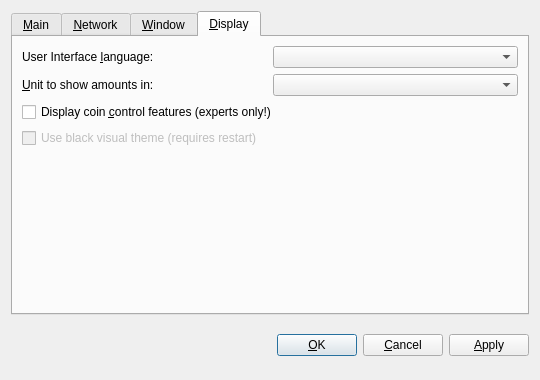
<?xml version="1.0" encoding="UTF-8"?>
<ui version="4.0">
 <class>OptionsDialog</class>
 <widget class="QDialog" name="OptionsDialog">
  <property name="geometry">
   <rect>
    <x>0</x>
    <y>0</y>
    <width>540</width>
    <height>380</height>
   </rect>
  </property>
  <property name="windowTitle">
   <string>Options</string>
  </property>
  <property name="modal">
   <bool>true</bool>
  </property>
  <layout class="QVBoxLayout" name="verticalLayout">
   <item>
    <widget class="QTabWidget" name="tabWidget">
     <property name="tabPosition">
      <enum>QTabWidget::North</enum>
     </property>
     <property name="currentIndex">
      <number>3</number>
     </property>
     <widget class="QWidget" name="tabMain">
      <attribute name="title">
       <string>&amp;Main</string>
      </attribute>
      <layout class="QGridLayout" name="gridLayout">
       <item row="0" column="0" colspan="2">
        <widget class="QLabel" name="transactionFeeInfoLabel">
         <property name="text">
          <string>Optional transaction fee per kB that helps make sure your transactions are processed quickly. Most transactions are 1 kB. Fee 0.01 recommended.</string>
         </property>
         <property name="textFormat">
          <enum>Qt::PlainText</enum>
         </property>
         <property name="wordWrap">
          <bool>true</bool>
         </property>
        </widget>
       </item>
       <item row="1" column="0">
        <layout class="QHBoxLayout" name="horizontalLayoutFee">
         <item>
          <widget class="QLabel" name="transactionFeeLabel">
           <property name="text">
            <string>Pay transaction &amp;fee</string>
           </property>
           <property name="textFormat">
            <enum>Qt::PlainText</enum>
           </property>
           <property name="buddy">
            <cstring>transactionFee</cstring>
           </property>
          </widget>
         </item>
         <item>
          <widget class="BitcoinAmountField" name="transactionFee"/>
         </item>
         <item>
          <spacer name="horizontalSpacerFee">
           <property name="orientation">
            <enum>Qt::Horizontal</enum>
           </property>
           <property name="sizeHint" stdset="0">
            <size>
             <width>40</width>
             <height>20</height>
            </size>
           </property>
          </spacer>
         </item>
        </layout>
       </item>
       <item row="2" column="0" colspan="2">
        <widget class="QLabel" name="reserveBalanceInfoLabel">
         <property name="text">
          <string>Reserved amount does not participate in staking and is therefore spendable at any time.</string>
         </property>
         <property name="textFormat">
          <enum>Qt::PlainText</enum>
         </property>
         <property name="wordWrap">
          <bool>true</bool>
         </property>
        </widget>
       </item>
       <item row="3" column="0">
        <layout class="QHBoxLayout" name="horizontalLayoutReserveBalance">
         <item>
          <widget class="QLabel" name="reserveBalanceLabel">
           <property name="text">
            <string>Reserve</string>
           </property>
           <property name="textFormat">
            <enum>Qt::PlainText</enum>
           </property>
           <property name="buddy">
            <cstring>reserveBalance</cstring>
           </property>
          </widget>
         </item>
         <item>
          <widget class="BitcoinAmountField" name="reserveBalance"/>
         </item>
         <item>
          <spacer name="horizontalSpacerReserveBalance">
           <property name="orientation">
            <enum>Qt::Horizontal</enum>
           </property>
           <property name="sizeHint" stdset="0">
            <size>
             <width>40</width>
             <height>20</height>
            </size>
           </property>
          </spacer>
         </item>
        </layout>
       </item>
       <item row="4" column="0">
        <widget class="QCheckBox" name="bitcoinAtStartup">
         <property name="toolTip">
          <string>Automatically start Society after logging in to the system.</string>
         </property>
         <property name="text">
          <string>&amp;Start Bank Society on system login</string>
         </property>
        </widget>
       </item>
       <item row="5" column="0">
        <spacer name="verticalSpacer_Main">
         <property name="orientation">
          <enum>Qt::Vertical</enum>
         </property>
         <property name="sizeHint" stdset="0">
          <size>
           <width>20</width>
           <height>40</height>
          </size>
         </property>
        </spacer>
       </item>
       <item row="6" column="0">
        <widget class="QLabel" name="label">
         <property name="toolTip">
          <string>&lt;html&gt;&lt;head/&gt;&lt;body&gt;&lt;p&gt;This setting determines the amount of individual masternodes that an input will be anonymized through. More rounds of anonymization gives a higher degree of privacy, but also costs more in fees.&lt;/p&gt;&lt;/body&gt;&lt;/html&gt;</string>
         </property>
         <property name="text">
          <string>Darksend rounds to use</string>
         </property>
        </widget>
       </item>
       <item row="6" column="1">
        <widget class="QSpinBox" name="darksendRounds">
         <property name="minimum">
          <number>2</number>
         </property>
         <property name="maximum">
          <number>16</number>
         </property>
         <property name="value">
          <number>3</number>
         </property>
        </widget>
       </item>
       <item row="7" column="0">
        <widget class="QLabel" name="label_2">
         <property name="toolTip">
          <string>This amount acts as a threshold to turn off Darksend once it's reached.</string>
         </property>
         <property name="statusTip">
          <string notr="true"/>
         </property>
         <property name="whatsThis">
          <string notr="true"/>
         </property>
         <property name="accessibleName">
          <string notr="true"/>
         </property>
         <property name="accessibleDescription">
          <string notr="true"/>
         </property>
         <property name="text">
          <string>Amount of Society Coin to keep anonymized</string>
         </property>
        </widget>
       </item>
       <item row="7" column="1">
        <widget class="QSpinBox" name="anonymizeSociety">
         <property name="minimum">
          <number>2</number>
         </property>
         <property name="maximum">
          <number>10000</number>
         </property>
         <property name="singleStep">
          <number>10</number>
         </property>
         <property name="value">
          <number>1000</number>
         </property>
        </widget>
       </item>
      </layout>
     </widget>
     <widget class="QWidget" name="tabNetwork">
      <attribute name="title">
       <string>&amp;Network</string>
      </attribute>
      <layout class="QVBoxLayout" name="verticalLayout_Network">
       <item>
        <widget class="QCheckBox" name="mapPortUpnp">
         <property name="toolTip">
          <string>Automatically open the Society client port on the router. This only works when your router supports UPnP and it is enabled.</string>
         </property>
         <property name="text">
          <string>Map port using &amp;UPnP</string>
         </property>
        </widget>
       </item>
       <item>
        <widget class="QCheckBox" name="connectSocks">
         <property name="toolTip">
          <string>Connect to the Society network through a SOCKS5 proxy (e.g. when connecting through Tor).</string>
         </property>
         <property name="text">
          <string>&amp;Connect through SOCKS5 proxy:</string>
         </property>
        </widget>
       </item>
       <item>
        <layout class="QHBoxLayout" name="horizontalLayout_Network">
         <item>
          <widget class="QLabel" name="proxyIpLabel">
           <property name="text">
            <string>Proxy &amp;IP:</string>
           </property>
           <property name="textFormat">
            <enum>Qt::PlainText</enum>
           </property>
           <property name="buddy">
            <cstring>proxyIp</cstring>
           </property>
          </widget>
         </item>
         <item>
          <widget class="QValidatedLineEdit" name="proxyIp">
           <property name="maximumSize">
            <size>
             <width>140</width>
             <height>16777215</height>
            </size>
           </property>
           <property name="toolTip">
            <string>IP address of the proxy (e.g. 127.0.0.1)</string>
           </property>
          </widget>
         </item>
         <item>
          <widget class="QLabel" name="proxyPortLabel">
           <property name="text">
            <string>&amp;Port:</string>
           </property>
           <property name="textFormat">
            <enum>Qt::PlainText</enum>
           </property>
           <property name="buddy">
            <cstring>proxyPort</cstring>
           </property>
          </widget>
         </item>
         <item>
          <widget class="QLineEdit" name="proxyPort">
           <property name="maximumSize">
            <size>
             <width>55</width>
             <height>16777215</height>
            </size>
           </property>
           <property name="toolTip">
            <string>Port of the proxy (e.g. 9050)</string>
           </property>
          </widget>
         </item>
         <item>
          <spacer name="horizontalSpacer_Network">
           <property name="orientation">
            <enum>Qt::Horizontal</enum>
           </property>
           <property name="sizeHint" stdset="0">
            <size>
             <width>40</width>
             <height>20</height>
            </size>
           </property>
          </spacer>
         </item>
        </layout>
       </item>
       <item>
        <spacer name="verticalSpacer_Network">
         <property name="orientation">
          <enum>Qt::Vertical</enum>
         </property>
         <property name="sizeHint" stdset="0">
          <size>
           <width>20</width>
           <height>40</height>
          </size>
         </property>
        </spacer>
       </item>
      </layout>
     </widget>
     <widget class="QWidget" name="tabWindow">
      <attribute name="title">
       <string>&amp;Window</string>
      </attribute>
      <layout class="QVBoxLayout" name="verticalLayout_Window">
       <item>
        <widget class="QCheckBox" name="minimizeToTray">
         <property name="toolTip">
          <string>Show only a tray icon after minimizing the window.</string>
         </property>
         <property name="text">
          <string>&amp;Minimize to the tray instead of the taskbar</string>
         </property>
        </widget>
       </item>
       <item>
        <widget class="QCheckBox" name="minimizeOnClose">
         <property name="toolTip">
          <string>Minimize instead of exit the application when the window is closed. When this option is enabled, the application will be closed only after selecting Quit in the menu.</string>
         </property>
         <property name="text">
          <string>M&amp;inimize on close</string>
         </property>
        </widget>
       </item>
       <item>
        <spacer name="verticalSpacer_Window">
         <property name="orientation">
          <enum>Qt::Vertical</enum>
         </property>
         <property name="sizeHint" stdset="0">
          <size>
           <width>20</width>
           <height>40</height>
          </size>
         </property>
        </spacer>
       </item>
      </layout>
     </widget>
     <widget class="QWidget" name="tabDisplay">
      <attribute name="title">
       <string>&amp;Display</string>
      </attribute>
      <layout class="QVBoxLayout" name="verticalLayout_Display">
       <item>
        <layout class="QHBoxLayout" name="horizontalLayout_1_Display">
         <item>
          <widget class="QLabel" name="langLabel">
           <property name="text">
            <string>User Interface &amp;language:</string>
           </property>
           <property name="textFormat">
            <enum>Qt::PlainText</enum>
           </property>
           <property name="buddy">
            <cstring>lang</cstring>
           </property>
          </widget>
         </item>
         <item>
          <widget class="QValueComboBox" name="lang">
           <property name="toolTip">
            <string>The user interface language can be set here. This setting will take effect after restarting Society.</string>
           </property>
          </widget>
         </item>
        </layout>
       </item>
       <item>
        <layout class="QHBoxLayout" name="horizontalLayout_2_Display">
         <item>
          <widget class="QLabel" name="unitLabel">
           <property name="text">
            <string>&amp;Unit to show amounts in:</string>
           </property>
           <property name="textFormat">
            <enum>Qt::PlainText</enum>
           </property>
           <property name="buddy">
            <cstring>unit</cstring>
           </property>
          </widget>
         </item>
         <item>
          <widget class="QValueComboBox" name="unit">
           <property name="toolTip">
            <string>Choose the default subdivision unit to show in the interface and when sending coins.</string>
           </property>
          </widget>
         </item>
        </layout>
       </item>
       <item>
        <widget class="QCheckBox" name="coinControlFeatures">
         <property name="toolTip">
          <string>Whether to show coin control features or not.</string>
         </property>
         <property name="text">
          <string>Display coin &amp;control features (experts only!)</string>
         </property>
        </widget>
       </item>
       <item>
        <widget class="QCheckBox" name="useBlackTheme">
         <property name="enabled">
          <bool>false</bool>
         </property>
         <property name="text">
          <string>Use black visual theme (requires restart)</string>
         </property>
        </widget>
       </item>
       <item>
        <spacer name="verticalSpacer_Display">
         <property name="orientation">
          <enum>Qt::Vertical</enum>
         </property>
         <property name="sizeHint" stdset="0">
          <size>
           <width>20</width>
           <height>40</height>
          </size>
         </property>
        </spacer>
       </item>
      </layout>
     </widget>
    </widget>
   </item>
   <item>
    <layout class="QHBoxLayout" name="horizontalLayout_Buttons">
     <item>
      <spacer name="horizontalSpacer_1">
       <property name="orientation">
        <enum>Qt::Horizontal</enum>
       </property>
       <property name="sizeHint" stdset="0">
        <size>
         <width>40</width>
         <height>48</height>
        </size>
       </property>
      </spacer>
     </item>
     <item>
      <widget class="QLabel" name="statusLabel">
       <property name="font">
        <font>
         <weight>75</weight>
         <bold>true</bold>
        </font>
       </property>
       <property name="text">
        <string/>
       </property>
       <property name="textFormat">
        <enum>Qt::PlainText</enum>
       </property>
       <property name="wordWrap">
        <bool>true</bool>
       </property>
      </widget>
     </item>
     <item>
      <spacer name="horizontalSpacer_2">
       <property name="orientation">
        <enum>Qt::Horizontal</enum>
       </property>
       <property name="sizeHint" stdset="0">
        <size>
         <width>40</width>
         <height>48</height>
        </size>
       </property>
      </spacer>
     </item>
     <item>
      <widget class="QPushButton" name="okButton">
       <property name="text">
        <string>&amp;OK</string>
       </property>
      </widget>
     </item>
     <item>
      <widget class="QPushButton" name="cancelButton">
       <property name="text">
        <string>&amp;Cancel</string>
       </property>
       <property name="autoDefault">
        <bool>false</bool>
       </property>
      </widget>
     </item>
     <item>
      <widget class="QPushButton" name="applyButton">
       <property name="text">
        <string>&amp;Apply</string>
       </property>
       <property name="autoDefault">
        <bool>false</bool>
       </property>
      </widget>
     </item>
    </layout>
   </item>
  </layout>
 </widget>
 <customwidgets>
  <customwidget>
   <class>BitcoinAmountField</class>
   <extends>QSpinBox</extends>
   <header>bitcoinamountfield.h</header>
   <container>1</container>
  </customwidget>
  <customwidget>
   <class>QValueComboBox</class>
   <extends>QComboBox</extends>
   <header>qvaluecombobox.h</header>
  </customwidget>
  <customwidget>
   <class>QValidatedLineEdit</class>
   <extends>QLineEdit</extends>
   <header>qvalidatedlineedit.h</header>
  </customwidget>
 </customwidgets>
 <resources/>
 <connections/>
</ui>
